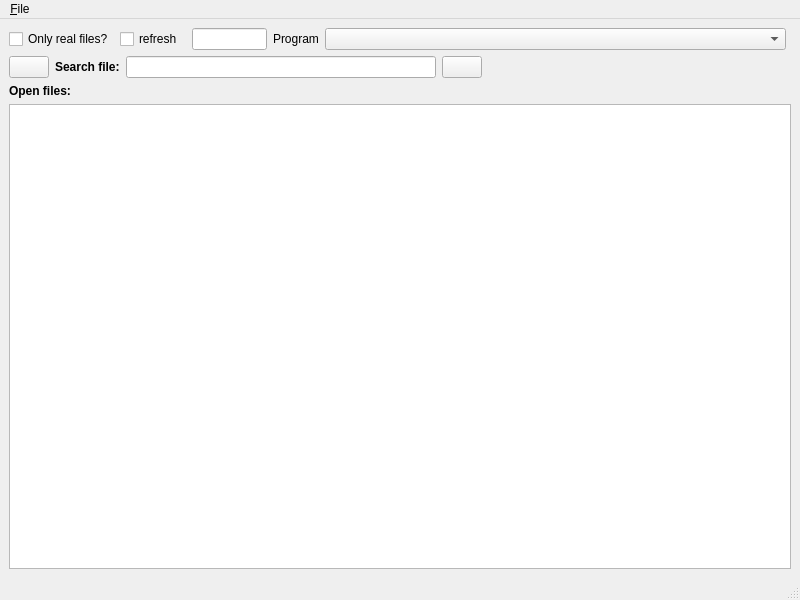
<?xml version="1.0" encoding="UTF-8"?>
<ui version="4.0">
 <class>MainWindow</class>
 <widget class="QMainWindow" name="MainWindow">
  <property name="geometry">
   <rect>
    <x>0</x>
    <y>0</y>
    <width>800</width>
    <height>600</height>
   </rect>
  </property>
  <property name="sizePolicy">
   <sizepolicy hsizetype="Maximum" vsizetype="Preferred">
    <horstretch>0</horstretch>
    <verstretch>0</verstretch>
   </sizepolicy>
  </property>
  <property name="windowTitle">
   <string>Open handels</string>
  </property>
  <widget class="QWidget" name="centralwidget">
   <layout class="QVBoxLayout" name="verticalLayout">
    <item>
     <layout class="QHBoxLayout" name="horizontalLayout">
      <property name="topMargin">
       <number>0</number>
      </property>
      <property name="rightMargin">
       <number>5</number>
      </property>
      <item>
       <widget class="QCheckBox" name="onlyRealFiles">
        <property name="sizePolicy">
         <sizepolicy hsizetype="Maximum" vsizetype="Fixed">
          <horstretch>0</horstretch>
          <verstretch>0</verstretch>
         </sizepolicy>
        </property>
        <property name="text">
         <string>Only real files?</string>
        </property>
       </widget>
      </item>
      <item>
       <widget class="QCheckBox" name="checkRefresh">
        <property name="sizePolicy">
         <sizepolicy hsizetype="Maximum" vsizetype="Fixed">
          <horstretch>0</horstretch>
          <verstretch>0</verstretch>
         </sizepolicy>
        </property>
        <property name="text">
         <string>refresh </string>
        </property>
       </widget>
      </item>
      <item>
       <widget class="QLineEdit" name="refreshTime">
        <property name="sizePolicy">
         <sizepolicy hsizetype="Expanding" vsizetype="Fixed">
          <horstretch>1</horstretch>
          <verstretch>0</verstretch>
         </sizepolicy>
        </property>
        <property name="minimumSize">
         <size>
          <width>75</width>
          <height>0</height>
         </size>
        </property>
        <property name="maximumSize">
         <size>
          <width>75</width>
          <height>16777215</height>
         </size>
        </property>
       </widget>
      </item>
      <item>
       <widget class="QLabel" name="label_2">
        <property name="sizePolicy">
         <sizepolicy hsizetype="Maximum" vsizetype="Preferred">
          <horstretch>0</horstretch>
          <verstretch>0</verstretch>
         </sizepolicy>
        </property>
        <property name="maximumSize">
         <size>
          <width>16777215</width>
          <height>16777215</height>
         </size>
        </property>
        <property name="text">
         <string>Program</string>
        </property>
       </widget>
      </item>
      <item>
       <widget class="QComboBox" name="programSelection">
        <property name="sizePolicy">
         <sizepolicy hsizetype="Preferred" vsizetype="Fixed">
          <horstretch>0</horstretch>
          <verstretch>10</verstretch>
         </sizepolicy>
        </property>
       </widget>
      </item>
     </layout>
    </item>
    <item>
     <layout class="QHBoxLayout" name="horizontalLayout_2">
      <property name="topMargin">
       <number>0</number>
      </property>
      <item>
       <widget class="QPushButton" name="refreshButton">
        <property name="sizePolicy">
         <sizepolicy hsizetype="Maximum" vsizetype="Fixed">
          <horstretch>0</horstretch>
          <verstretch>0</verstretch>
         </sizepolicy>
        </property>
        <property name="toolTip">
         <string>Refresh list</string>
        </property>
        <property name="text">
         <string/>
        </property>
        <property name="icon">
         <iconset resource="../icons.qrc">
          <normaloff>:/icons/refresh.png</normaloff>:/icons/refresh.png</iconset>
        </property>
       </widget>
      </item>
      <item>
       <widget class="QLabel" name="label_3">
        <property name="font">
         <font>
          <weight>75</weight>
          <bold>true</bold>
         </font>
        </property>
        <property name="text">
         <string>Search file:</string>
        </property>
       </widget>
      </item>
      <item>
       <widget class="QLineEdit" name="searchText"/>
      </item>
      <item alignment="Qt::AlignLeft|Qt::AlignTop">
       <widget class="QPushButton" name="searchButton">
        <property name="sizePolicy">
         <sizepolicy hsizetype="Maximum" vsizetype="Fixed">
          <horstretch>0</horstretch>
          <verstretch>0</verstretch>
         </sizepolicy>
        </property>
        <property name="toolTip">
         <string>Search</string>
        </property>
        <property name="text">
         <string/>
        </property>
        <property name="icon">
         <iconset resource="../icons.qrc">
          <normaloff>:/icons/search.png</normaloff>:/icons/search.png</iconset>
        </property>
       </widget>
      </item>
      <item>
       <spacer name="horizontalSpacer">
        <property name="orientation">
         <enum>Qt::Horizontal</enum>
        </property>
        <property name="sizeHint" stdset="0">
         <size>
          <width>40</width>
          <height>20</height>
         </size>
        </property>
       </spacer>
      </item>
     </layout>
    </item>
    <item>
     <widget class="QLabel" name="label">
      <property name="font">
       <font>
        <weight>75</weight>
        <bold>true</bold>
       </font>
      </property>
      <property name="text">
       <string>Open files:</string>
      </property>
     </widget>
    </item>
    <item>
     <widget class="QTableView" name="openFileList">
      <property name="editTriggers">
       <set>QAbstractItemView::NoEditTriggers</set>
      </property>
      <property name="showDropIndicator" stdset="0">
       <bool>false</bool>
      </property>
      <property name="dragDropOverwriteMode">
       <bool>false</bool>
      </property>
      <property name="selectionMode">
       <enum>QAbstractItemView::SingleSelection</enum>
      </property>
      <property name="textElideMode">
       <enum>Qt::ElideNone</enum>
      </property>
     </widget>
    </item>
   </layout>
  </widget>
  <widget class="QMenuBar" name="menubar">
   <property name="geometry">
    <rect>
     <x>0</x>
     <y>0</y>
     <width>800</width>
     <height>30</height>
    </rect>
   </property>
   <widget class="QMenu" name="menu_File">
    <property name="title">
     <string>&amp;File</string>
    </property>
    <addaction name="action_Exit"/>
   </widget>
   <addaction name="menu_File"/>
  </widget>
  <widget class="QStatusBar" name="statusbar"/>
  <action name="action_Exit">
   <property name="text">
    <string>&amp;Exit</string>
   </property>
   <property name="menuRole">
    <enum>QAction::QuitRole</enum>
   </property>
  </action>
 </widget>
 <resources>
  <include location="../icons.qrc"/>
 </resources>
 <connections/>
</ui>
